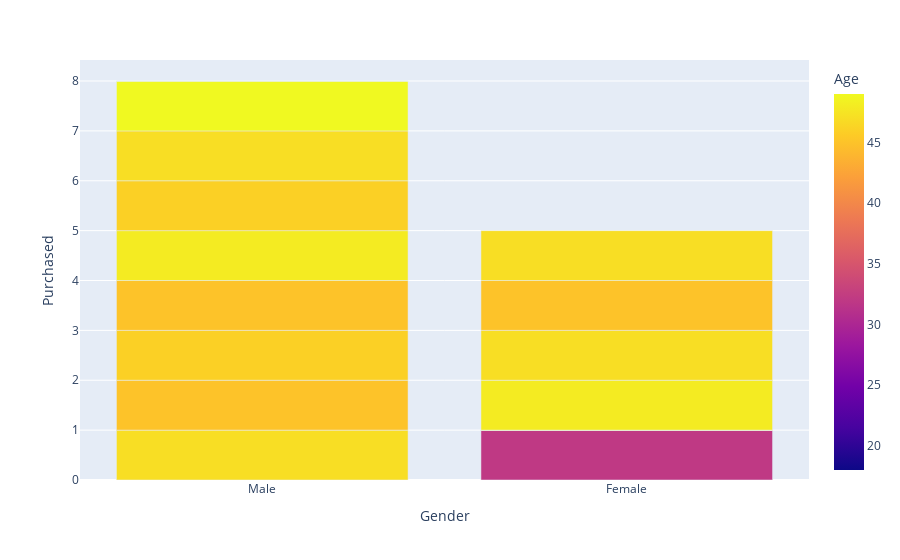

Source (notebook cell):
### Code cell
px.bar(df.head(30), x='Gender', y='Purchased', color='Age')

### Figure 1 — Plotly figure (JSON) as saved in the notebook; plotly's stock layout.template omitted (floating-point values rounded to 4 significant figures)
{"data": [{"alignmentgroup": "True", "hovertemplate": "Gender=%{x}<br>Purchased=%{y}<br>Age=%{marker.color}<extra></extra>", "legendgroup": "", "marker": {"color": [19, 35, 26, 27, 19, 27, 27, 32, 25, 35, 26, 26, 20, 32, 18, 29, 47, 45, 46, 48, 45, 47, 48, 45, 46, 47, 49, 47, 29, 31], "coloraxis": "coloraxis", "pattern": {"shape": ""}}, "name": "", "offsetgroup": "", "orientation": "v", "showlegend": false, "textposition": "auto", "type": "bar", "x": ["Male", "Male", "Female", "Female", "Male", "Male", "Female", "Female", "Male", "Female", "Female", "Female", "Male", "Male", "Male", "Male", "Male", "Male", "Male", "Female", "Male", "Female", "Male", "Female", "Male", "Male", "Male", "Female", "Male", "Male"], "xaxis": "x", "y": [0, 0, 0, 0, 0, 0, 0, 1, 0, 0, 0, 0, 0, 0, 0, 0, 1, 1, 1, 1, 1, 1, 1, 1, 1, 1, 1, 1, 0, 0], "yaxis": "y"}], "layout": {"barmode": "relative", "coloraxis": {"colorbar": {"title": {"text": "Age"}}, "colorscale": [[0, "#0d0887"], [0.1111, "#46039f"], [0.2222, "#7201a8"], [0.3333, "#9c179e"], [0.4444, "#bd3786"], [0.5556, "#d8576b"], [0.6667, "#ed7953"], [0.7778, "#fb9f3a"], [0.8889, "#fdca26"], [1, "#f0f921"]]}, "legend": {"tracegroupgap": 0}, "margin": {"t": 60}, "xaxis": {"anchor": "y", "domain": [0, 1], "title": {"text": "Gender"}}, "yaxis": {"anchor": "x", "domain": [0, 1], "title": {"text": "Purchased"}}}}
